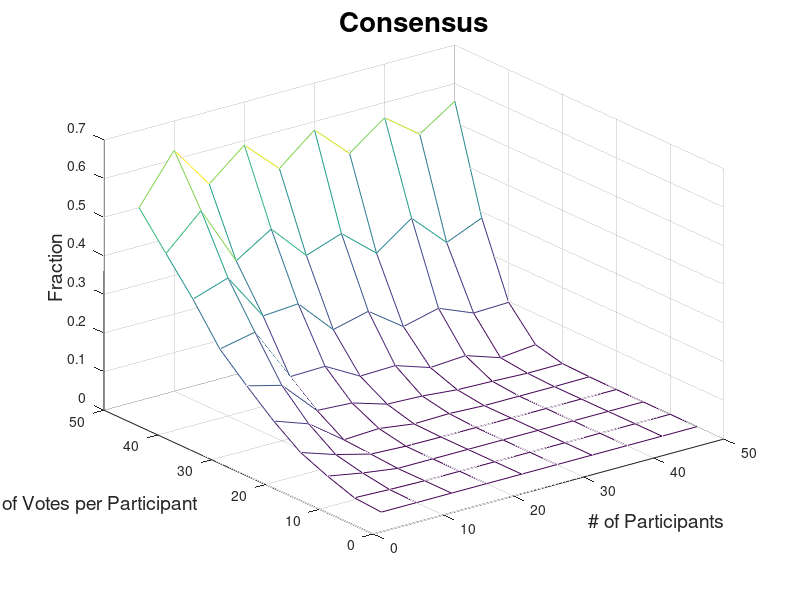
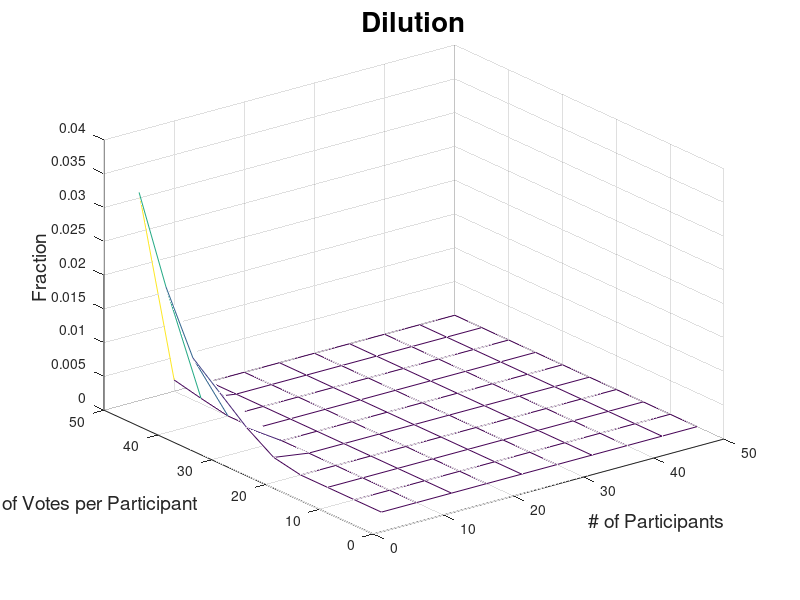

Recreate these plots in MATLAB, in order.
%%%%%%%%%%%%%%%%%%%%%%%%%%%%%%%%%%%%%%%%%%%%%%%%%%%%%%%%%%%%%%%%%%%%%%%%%%%%%%%%
% PARAMETERS
%%%%%%%%%%%%%%%%%%%%%%%%%%%%%%%%%%%%%%%%%%%%%%%%%%%%%%%%%%%%%%%%%%%%%%%%%%%%%%%%
epsilon = 0.01;
numChoices = 100;
participants = [5:5:50];
votesPP = [5:5:50];
deltaExitCriteria = 10;

%%%%%%%%%%%%%%%%%%%%%%%%%%%%%%%%%%%%%%%%%%%%%%%%%%%%%%%%%%%%%%%%%%%%%%%%%%%%%%%%
% FUNCTION DEFINITIONS
%%%%%%%%%%%%%%%%%%%%%%%%%%%%%%%%%%%%%%%%%%%%%%%%%%%%%%%%%%%%%%%%%%%%%%%%%%%%%%%%

%
% Voting simulation function
%
% Parameters:
%        numChoices: The number of individual items under consideration that can be voted for
%      participants: The number of people who are voting on the choices
%           votesPP: The number of votes allowed per participant
%           epsilon: The change in averages of consensus and dilution that must be achieved for loop exit
% deltaExitCriteria: The number of times in a row that change must be less than epsilon for loop exit
%
% Returns:
%          cons_avg: Average computed consensus (0,1)
%          dilu_avg: Average computed dilution (0,1)
%                 n: Number of iterations required to achieve exit condition
%
function [cons_avg, dilu_avg, n] = simulate_voting(numChoices, participants, votesPP, epsilon, deltaExitCriteria)
    n = 0;
    cons_avg = 0;
    dilu_avg = 0;
    deltaCounts = 0;
    prefs = zeros(participants, numChoices);
    choiceVotes = zeros(1,numChoices);
    sw='\\\\\\\\||||||||////////--------';

while deltaCounts < deltaExitCriteria
        % generate participant preferences
        for i = 1:participants
            prefs(i,:) = randperm(numChoices);
        end

        % Add up their votes
        choiceVotes = zeros(1,numChoices);
        for i = 1:participants
            for j = 1:votesPP
              choiceVotes(prefs(i,j)) = choiceVotes(prefs(i,j)) + 1;
            end
        end

        % Compute consensus and dilution
        cons = consensus(choiceVotes, participants);
        dilu = dilution(choiceVotes, participants);

        % Calculate weighted averages
        cons_avg_new = (cons_avg * n + cons) / (n + 1);
        dilu_avg_new = (dilu_avg * n + dilu) / (n + 1);

        delta_cons = abs(cons_avg - cons_avg_new);
        delta_dilu = abs(dilu_avg - dilu_avg_new);

        delta = max( delta_cons, delta_dilu );

        if delta < epsilon
            deltaCounts = deltaCounts + 1;
        else
            deltaCounts = 0;
        end

        cons_avg = cons_avg_new;
        dilu_avg = dilu_avg_new;

        % increment the loop counter
        n = n + 1;

        % print progress widget
        fprintf('\b%c', sw(mod(n,length(sw))+1));
    end
end

%
% Consensus
%
function [c] = consensus(choiceVotes, participants)
    frac = 0.5;
    c = sum(choiceVotes >= frac * participants) / length(choiceVotes);
end

%
% Dilution
%
function [d] = dilution(choiceVotes, participants)
    frac = 1.0;
    d = sum(choiceVotes >= frac * participants) / length(choiceVotes);
end

%%%%%%%%%%%%%%%%%%%%%%%%%%%%%%%%%%%%%%%%%%%%%%%%%%%%%%%%%%%%%%%%%%%%%%%%%%%%%%%%
% START OF SCRIPT
%%%%%%%%%%%%%%%%%%%%%%%%%%%%%%%%%%%%%%%%%%%%%%%%%%%%%%%%%%%%%%%%%%%%%%%%%%%%%%%%

%
% Allocate Memory
%
c = zeros(length(participants), length(votesPP));
d = zeros(length(participants), length(votesPP));
n = zeros(length(participants), length(votesPP));

%
% Run the simulations
%
for i = 1:length(participants)
  for j = 1:length(votesPP)
    fprintf('Simulating %2d participants %2d votes: ', participants(i), votesPP(j));
    [c(i,j), d(i,j), n(i,j)] = simulate_voting( numChoices, participants(i), votesPP(j), epsilon, deltaExitCriteria);
    fprintf('\b  [c = %f, d = %e, n = %d]\n', c(i,j), d(i,j), n(i,j));
  end
end

%
% Plot Results
%
figure;
[x,y] = meshgrid(participants, votesPP);
mesh(x, y, c');
title("Consensus", "FontSize", 20);
xlabel("# of Participants", "FontSize", 14);
ylabel("# of Votes per Participant", "FontSize", 14);
zlabel("Fraction", "FontSize", 14);

figure;
[x,y] = meshgrid(participants, votesPP);
mesh(x, y, d');
title("Dilution", "FontSize", 20);
xlabel("# of Participants", "FontSize", 14);
ylabel("# of Votes per Participant", "FontSize", 14);
zlabel("Fraction", "FontSize", 14);
